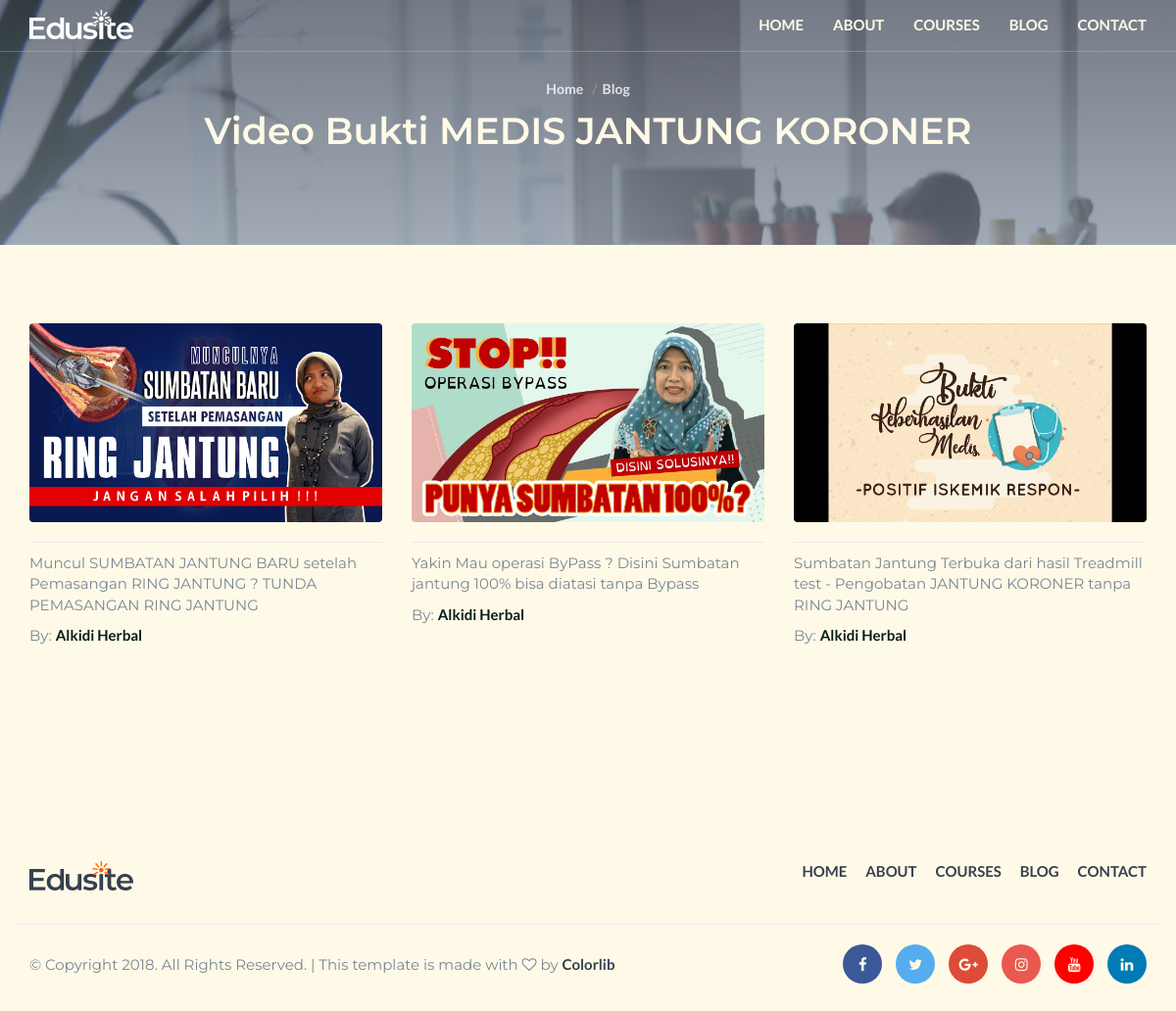
The page /welcome/video/video-bukti-medis-jantung-koroner on the database its author committed.
### tables this page shows
CREATE TABLE `layanan` (
  `id` int(11) NOT NULL,
  `title` varchar(255) DEFAULT NULL,
  `subtitle` varchar(255) DEFAULT NULL,
  `slug` varchar(255) DEFAULT NULL,
  `images` varchar(255) DEFAULT NULL
);

CREATE TABLE `artikel` (
  `id` int(11) NOT NULL,
  `title` varchar(255) DEFAULT NULL,
  `video` varchar(255) DEFAULT NULL,
  `images` varchar(255) DEFAULT NULL,
  `slug` varchar(255) DEFAULT NULL
);

### application/libraries/Template.php (called while the page is built)
<?php if (!defined('BASEPATH')) exit('No direct script access allowed');
class Template
{
    var $template_data = array();
    function set($name, $value)
    {
        $this->template_data[$name] = $value;
    }
    function load($template = '', $view = '', $view_data = array(), $return = FALSE)
    {
        $this->CI = &get_instance();
        $this->set('contents', $this->CI->load->view($view, $view_data, TRUE));
        return $this->CI->load->view($template, $this->template_data, $return);
    }
}

### application/controllers/Welcome.php (called while the page is built, shortened)
<?php
class Welcome extends CI_Controller
{
	public function video($slug)
	{
		$get_slug = $this->Masterdata->fetch_data('artikel',['slug'=> $slug])->result();
		$layanan = $this->Masterdata->fetch_data('layanan',['slug'=> $slug])->row();
		$data['slug'] = $get_slug;
		$data['video'] = $layanan;
		$data['headmeta'] = " Pengobatan Herbal Modern ";
		$data['data'] =
			[
				'title' => 'Alkindiherbal',
				'headmeta' => 'Pengobatan Herbal Modern'
			];
		$this->template->load('template', 'edusite/layanan', $data);
	}
}

### index.php (called while the page is built, shortened)
<?php
require_once BASEPATH.'core/CodeIgniter.php';

### application/models/Masterdata_model.php (called while the page is built, shortened)
<?php
class Masterdata_model extends CI_Model
{
    function fetch_data($table, $where = null)
    {
        $this->db->select('* ');
        $this->db->from($table);
        if ($where) {
            $this->db->where($where);
        }
        $this->db->order_by('id asc');
        return $this->db->get();
    }
}

### application/views/edusite/layanan.php (the view, shortened to what this page needs)
<div class="hero-area section">
    <div class="bg-image bg-parallax overlay" style="background-image:url(./img/page-background.jpg)"></div>
    <div class="container">
        <div class="row">
            <div class="col-md-10 col-md-offset-1 text-center">
                <ul class="hero-area-tree">
                    <li><a href="index.html">Home</a></li>
                    <li>Blog</li>
                </ul>
                <h1 class="white-text">Video Bukti <?= $video->title?></h1>
            </div>
        </div>
    </div>
</div>
<div id="blog" class="section">
    <div class="container">
        <div class="row">
            <div id="main" class="col-md-12">
                <div class="row">
                    <?php foreach ($slug as $slug): ?>
                    <div class="col-md-4">
                        <div class="single-blog">
                            <div class="blog-img">
                                <a href="<?= $slug->video?>">
                                    <img src="<?= base_url('assets/edusite/img/').$slug->images?>" alt="">
                                </a>
                            </div>
                            <div class="blog-meta">
                                <div class="pull-right">
                                    <p><?=$slug->title;?></p>
                                </div>
                                <span class="blog-meta-author">By: <a href="<?= $slug->video;?>">Alkidi Herbal</a></span>
                            </div>
                        </div>
                    </div>
                    <?php endforeach;?>
                </div>
            </div>
        </div>
    </div>
</div>

### application/views/template.php (shortened to what this page needs)
<!DOCTYPE html>
<html lang="en">
<head>
  <link type="text/css" rel="stylesheet" href="<?= base_url('assets/edusite/css/') ?>bootstrap.min.css" />
  <link rel="stylesheet" href="<?= base_url('assets/edusite/css/') ?>font-awesome.min.css">
  <link type="text/css" rel="stylesheet" href="<?= base_url('assets/edusite/css/') ?>style.css" />
</head>
<body>
  <?php $this->load->view('edusite/header', $data); ?>
  <?= $contents ?>
  <?php $this->load->view('edusite/footer', $data); ?>
</body>
</html>

### application/views/edusite/header.php (shortened to what this page needs)
<header id="header" class="transparent-nav">
    <div class="container">
        <div class="navbar-header">
            <div class="navbar-brand">
                <a class="logo" href="<?= base_url('') ?>">
                    <img src="<?= base_url('assets/edusite/img/') ?>logo-alt.png" alt="logo">
                </a>
            </div>
        </div>
        <nav id="nav">
            <ul class="main-menu nav navbar-nav navbar-right">
                <li><a href="<?= base_url('') ?>">Home</a></li>
                <li><a href="#">About</a></li>
                <li><a href="#">Courses</a></li>
                <li><a href="blog.html">Blog</a></li>
                <li><a href="contact.html">Contact</a></li>
            </ul>
        </nav>
    </div>
</header>

### application/views/edusite/footer.php
<footer id="footer" class="section">
    <div class="container">
        <div class="row">
            <div class="col-md-6">
                <div class="footer-logo">
                    <a class="logo" href="<?= base_url('') ?>">
                        <img src="<?= base_url('assets/edusite/img/') ?>logo.png" alt="logo">
                    </a>
                </div>
            </div>
            <div class="col-md-6">
                <ul class="footer-nav">
                    <li><a href="<?= base_url('') ?>">Home</a></li>
                    <li><a href="#">About</a></li>
                    <li><a href="#">Courses</a></li>
                    <li><a href="blog.html">Blog</a></li>
                    <li><a href="contact.html">Contact</a></li>
                </ul>
            </div>
        </div>
        <div id="bottom-footer" class="row">
            <div class="col-md-4 col-md-push-8">
                <ul class="footer-social">
                    <li><a href="#" class="facebook"><i class="fa fa-facebook"></i></a></li>
                    <li><a href="#" class="twitter"><i class="fa fa-twitter"></i></a></li>
                    <li><a href="#" class="google-plus"><i class="fa fa-google-plus"></i></a></li>
                    <li><a href="#" class="instagram"><i class="fa fa-instagram"></i></a></li>
                    <li><a href="#" class="youtube"><i class="fa fa-youtube"></i></a></li>
                    <li><a href="#" class="linkedin"><i class="fa fa-linkedin"></i></a></li>
                </ul>
            </div>
            <div class="col-md-8 col-md-pull-4">
                <div class="footer-copyright">
                    <span>&copy; Copyright 2018. All Rights Reserved. | This template is made with <i class="fa fa-heart-o" aria-hidden="true"></i> by <a href="https://colorlib.com">Colorlib</a></span>
                </div>
            </div>
        </div>
    </div>
</footer>

### assets/edusite/css/style.css (style rules this page uses)
body { font-family: 'Montserrat', sans-serif; font-size: 15px; font-weight: 400; color: #798696; overflow-x:hidden; background-color: #fffae7; }
h1,h2,h3,h4,h5,h6 { margin-top: 12px; margin-bottom: 15px; font-weight: 600; color: #374050; }
h1 { font-size:38px; }
a { font-family: 'Lato', sans-serif; color: #374050; font-weight: 700; }
ul,ol { margin: 0; padding: 0; list-style: none }
.white-text { color: #fffae7; }
.section { position:relative; padding-top:80px; padding-bottom:80px; }
.bg-image { position:absolute; left:0; right:0; top:0; bottom:0; background-position:center; background-size:cover; }
.bg-image.bg-parallax { background-attachment:fixed; }
.bg-image.overlay:after { content:""; position:absolute; left:0; right:0; top:0; bottom:0; background-image: -webkit-gradient(linear, left top, left bottom, from(#374050), to(#798696)); background-image: linear-gradient(to bottom, #374050 0%, #798696 100%); opacity: 0.7; }
.navbar-brand { padding: 0; }
.navbar-brand .logo { margin-top: 10px; display: inline-block; }
.navbar-brand .logo > img { max-height:30px; }
#header { position:relative; left:0; right:0; top:0; z-index:99; border-bottom:1px solid rgba(235, 235, 235, 0.25); background-color:#fffae7; -webkit-transition:0.2s all; transition:0.2s all; }
#header.transparent-nav { position:absolute; background-color: transparent; }
#header.transparent-nav .main-menu li a { color:#fffae7; }
.main-menu li a { text-transform:uppercase; -webkit-transition:0.2s all; transition:0.2s all; }
.main-menu li a:after { content:""; display:block; height:2px; background-color:#041d19; width:100%; -webkit-transform: translateY(5px); -ms-transform: translateY(5px); transform: translateY(5px); opacity:0; -webkit-transition:0.2s all; transition:0.2s all; }
.hero-area { position:relative; padding-top: 80px; padding-bottom: 80px; }
.hero-area-tree li { display:inline-block; font-family: 'Lato', sans-serif; font-weight:600; font-size:14px; color:rgba(255, 255, 255, 0.8); }
.hero-area-tree li > a { color:rgba(255, 255, 255, 0.8); }
.hero-area-tree li + li:before { content: "/"; display: inline-block; margin: 0px 5px; color: rgba(235, 235, 235, 0.25); }
#bottom-footer { margin-top: 20px; padding-top: 20px; border-top: 1px solid #EBEBEB; }
.footer-logo .logo { margin-top: 20px; display: inline-block; }
.footer-logo .logo > img { max-height:30px; }
.footer-nav { text-align: right; padding: 20px 0px; }
.footer-nav li { display:inline-block; margin-left:15px }
.footer-nav li a { display:block; text-transform:uppercase; -webkit-transition:0.2s color; transition:0.2s color; }
.footer-nav li a:after { content:""; display:block; height:2px; background-color:#041d19; width:100%; -webkit-transform: translateY(5px); -ms-transform: translateY(5px); transform: translateY(5px); opacity:0; -webkit-transition:0.2s all; transition:0.2s all; }
.footer-copyright { line-height:40px; }
.footer-social { text-align:right; }
.footer-social li { display:inline-block; margin-left:10px; }
.footer-social li a { display:block; width:40px; height:40px; line-height:40px; text-align:center; border-radius:50%; color:#fffae7; background-color:#EBEBEB; -webkit-transition:0.2s opacity; transition:0.2s opacity; }
.footer-social li a.facebook { background-color:#3b5998; }
.footer-social li a.twitter { background-color:#55acee; }
.footer-social li a.google-plus { background-color:#dd4b39; }
.footer-social li a.instagram { background-color:#e95950; }
.footer-social li a.youtube { background-color:#ff0000; }
.footer-social li a.linkedin { background-color:#007bb5; }
.single-blog { margin-bottom:40px; }
.single-blog .blog-img > a { position:relative; display:block; border-radius:4px; overflow:hidden; }
.single-blog .blog-img img { width:100%; }
.single-blog .blog-img > a:after { content:""; position:absolute; left:0; top:0; bottom:0; right:0; background-color:#041d19; opacity:0; -webkit-transition:0.2s opacity; transition:0.2s opacity; }
.single-blog .blog-meta { margin-top: 20px; padding-top: 10px; border-top: 1px solid #EBEBEB; }
.single-blog .blog-meta .blog-meta-author > a { color: #041d19; }

### rows shown on the page
layanan: title "MEDIS JANTUNG KORONER"
artikel: images (picture), title "Muncul SUMBATAN JANTUNG BARU setelah Pemasangan RING JANTUNG ? TUNDA PEMASANGAN RING JANTUNG"
artikel: images (picture), title "Yakin Mau operasi ByPass ? Disini Sumbatan jantung 100% bisa diatasi tanpa Bypass"
artikel: images (picture), title "Sumbatan Jantung Terbuka dari hasil Treadmill test - Pengobatan JANTUNG KORONER tanpa RING JANTUNG"
